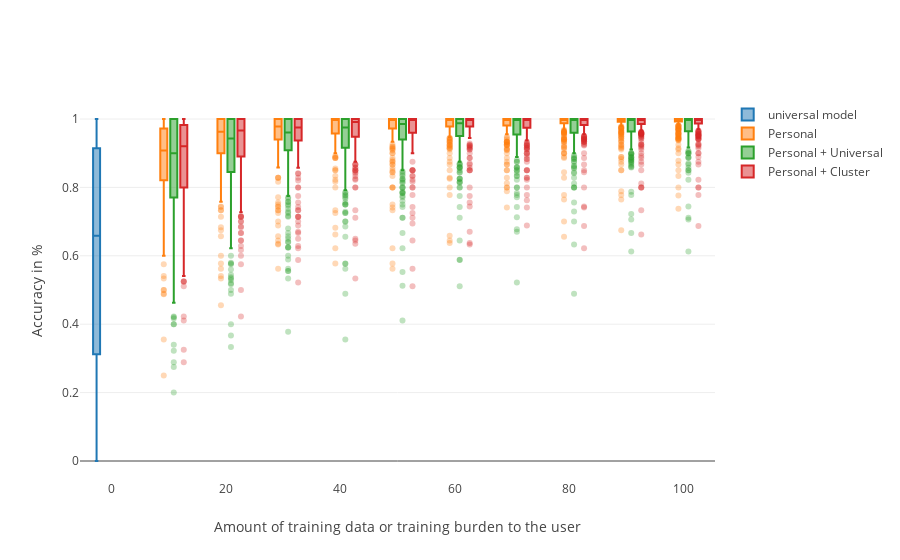

The code cell stored with this chart in its notebook:
### Code cell
viz.set_data(version="2")
fig = viz.accuracy_means_by_training_size()
iplot(fig)

### Figure 1 — Plotly figure (JSON) as saved in the notebook; plotly's stock layout.template omitted (floating-point values rounded to 4 significant figures; data arrays with more than 128 entries replaced by an {"elided": "..."} marker saying what was removed)
{"data": [{"name": "universal model", "type": "box", "x": {"elided": "2600 int values"}, "y": {"elided": "2600 float values"}}, {"marker": {"opacity": 0.3}, "name": "Personal", "type": "box", "x": {"elided": "2600 int values"}, "y": {"elided": "2600 float values"}}, {"marker": {"opacity": 0.3}, "name": "Personal + Universal", "type": "box", "x": {"elided": "2600 int values"}, "y": {"elided": "2600 float values"}}, {"marker": {"opacity": 0.3}, "name": "Personal + Cluster", "type": "box", "x": {"elided": "2600 int values"}, "y": {"elided": "2600 float values"}}], "layout": {"boxmode": "group", "showlegend": true, "xaxis": {"title": "Amount of training data or training burden to the user"}, "yaxis": {"title": "Accuracy in %"}}}
